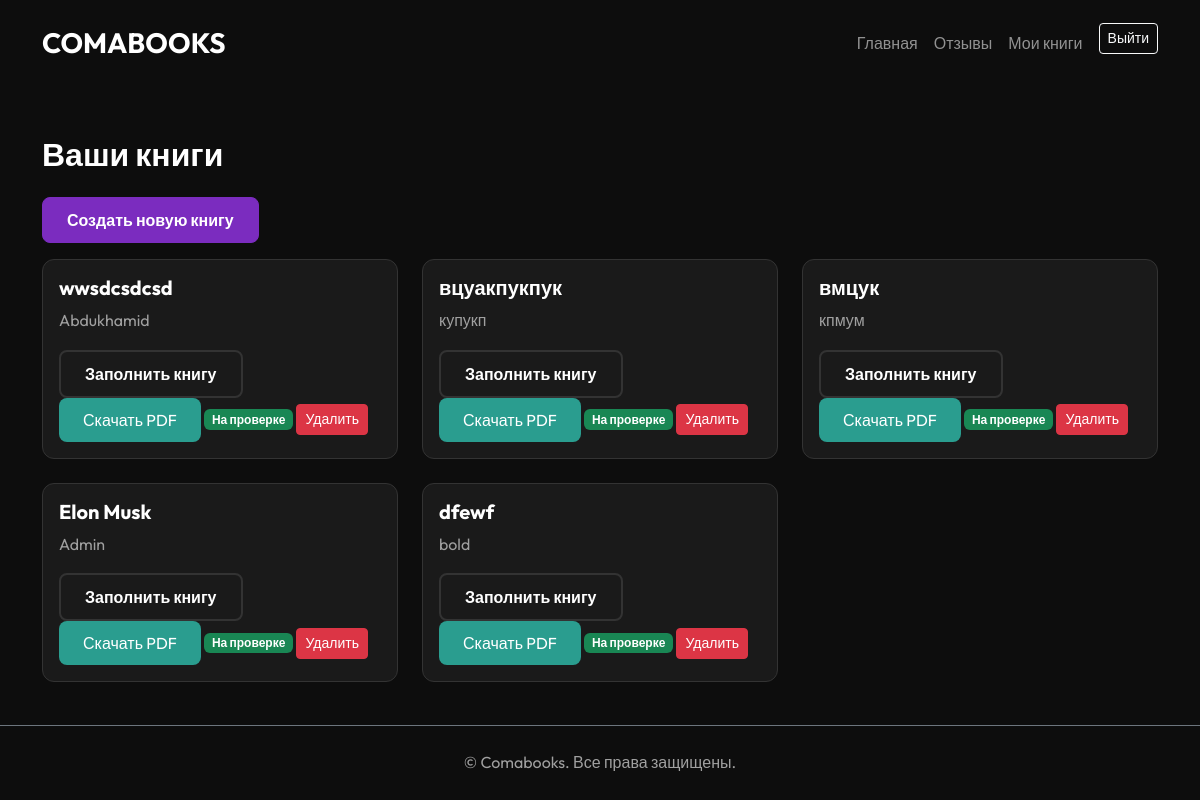
Page /dashboard/ (signed in) on the earlier database version.
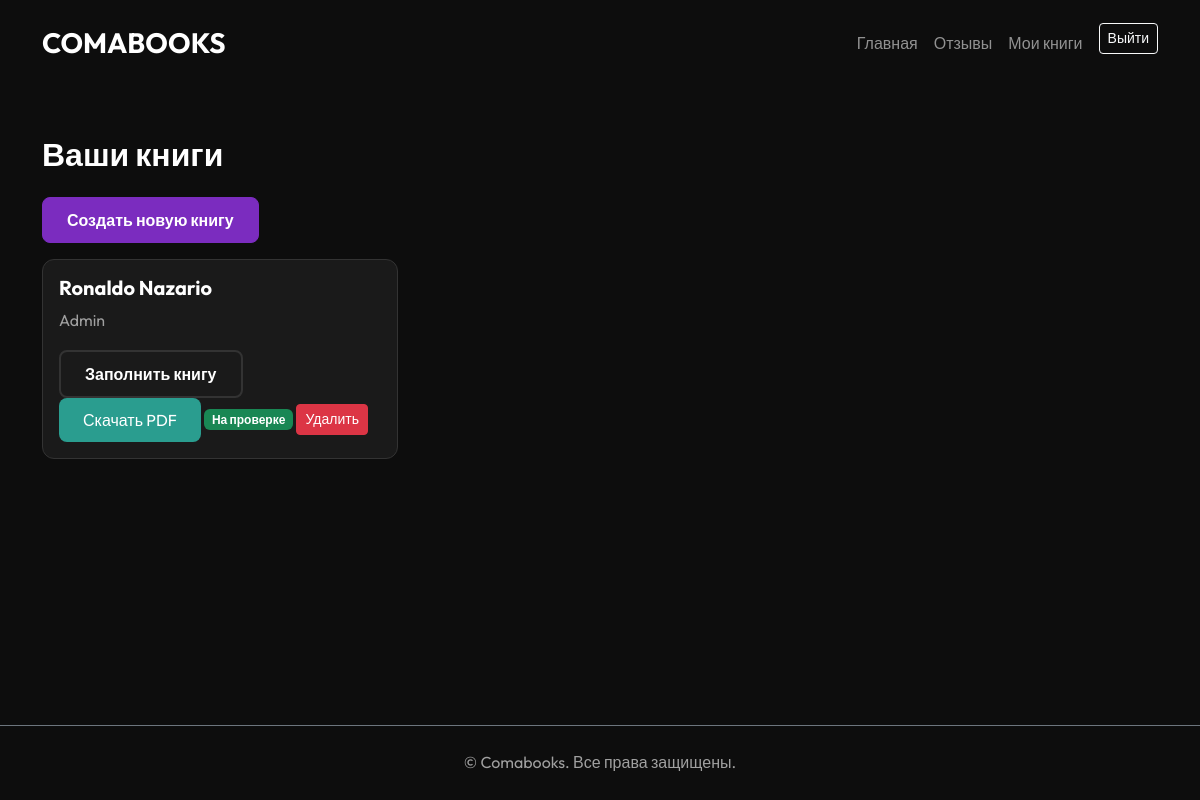
Same page on the later database version.
### config/models.py (models this page shows, shortened)
class Book(models.Model):
    STATUS_CHOICES = [
        ('draft', 'Черновик'),
        ('completed', 'Завершено (Ждет проверки)'),
        ('printed', 'Напечатано'),
    ]
    user = models.ForeignKey(settings.AUTH_USER_MODEL, on_delete=models.CASCADE, related_name="books")
    title = models.CharField(max_length=255, verbose_name="Название книги")
    author = models.CharField(max_length=255, verbose_name="Автор")
    subtitle = models.CharField(max_length=255, blank=True, null=True, verbose_name="Подзаголовок")
    dedication = models.ForeignKey(BookDedication, on_delete=models.SET_NULL, null=True, blank=True, verbose_name="Посвящение")
    status = models.CharField(max_length=20, choices=STATUS_CHOICES, default='draft', verbose_name="Статус")
    created_at = models.DateTimeField(auto_now_add=True)

### config/views.py (the view)
# urls.py: path("dashboard/", views.dashboard, name="dashboard"),
@login_required
def dashboard(request):
    books = Book.objects.filter(user=request.user)
    return render(request, "books/dashboard.html", {"books": books})

### templates/books/dashboard.html (shortened to what this page needs)
{% extends "_base.html" %}
{% block content %}
<div class="container mt-5">
    <h2>Ваши книги</h2>
    <a href="{% url 'create_book' %}" class="btn btn-primary mb-3">Создать новую книгу</a>
    <div class="row">
        {% for book in books %}
        <div class="col-md-4">
            <div class="card mb-4">
                <div class="card-body">
                    <h5 class="card-title">{{ book.title }}</h5>
                    <p class="card-text">{{ book.author }}</p>
                    <a href="{% url 'edit_pages' book.id %}" class="btn btn-secondary">Заполнить книгу</a>
                    <a href="{% url 'generate_pdf' book.id %}" class="btn btn-success">Скачать PDF</a>
                    {% if book.status == 'draft' %}
                    <form action="{% url 'finish_book' book.id %}" method="post" class="d-inline">
                        {% csrf_token %}
                        <button type="submit" class="btn btn-warning">Отправить на проверку</button>
                    </form>
                    {% else %}
                    <span class="badge bg-success">На проверке</span>
                    {% endif %}
                    <form action="{% url 'delete_book' book.id %}" method="post" class="d-inline"
                        onsubmit="return confirm('Вы уверены, что хотите удалить эту книгу?');">
                        <button type="submit" class="btn btn-danger btn-sm">Удалить</button>
                    </form>
                </div>
            </div>
        </div>
        {% empty %}
        <p>У вас пока нет книг.</p>
        {% endfor %}
    </div>
</div>
{% endblock %}

### templates/_base.html (shortened to what this page needs)
{% load static %}
<!DOCTYPE html>
<html lang="ru">
<head>
    <link href="https://cdn.jsdelivr.net/npm/bootstrap@5.3.0/dist/css/bootstrap.min.css" rel="stylesheet">
    <link href="{% static 'css/styles.css' %}" rel="stylesheet">
</head>
<body class="d-flex flex-column min-vh-100">
    <nav class="navbar navbar-expand-lg navbar-dark bg-transparent py-3">
        <div class="container">
            <a class="navbar-brand fw-bold fs-3" href="/">COMABOOKS</a>
            <div class="collapse navbar-collapse" id="navbarContent">
                <ul class="navbar-nav ms-auto mb-2 mb-lg-0">
                    <li class="nav-item"><a class="nav-link" href="/">Главная</a></li>
                    <li class="nav-item"><a class="nav-link" href="#">Отзывы</a></li>
                    {% if user.is_authenticated %}
                    <li class="nav-item"><a class="nav-link" href="{% url 'dashboard' %}">Мои книги</a></li>
                    <li class="nav-item ms-2">
                        <form action="{% url 'logout' %}" method="post" class="d-inline">
                            <button type="submit" class="btn btn-outline-light btn-sm">Выйти</button>
                        </form>
                    </li>
                    {% else %}
                    <li class="nav-item ms-2"><a class="btn btn-primary" href="{% url 'login' %}">Войти</a></li>
                    {% endif %}
                </ul>
            </div>
        </div>
    </nav>
    <div class="flex-grow-1">
        {% block content %}{% endblock %}
    </div>
    <footer class="mt-auto py-4 border-top border-secondary">
        <div class="container text-center text-muted">
            <p class="mb-0">&copy; {{ now|date:"Y" }} Comabooks. Все права защищены.</p>
        </div>
    </footer>
</body>
</html>

### static/css/styles.css (style rules this page uses)
:root { --bg-color: #0d0d0d; --card-bg: #1a1a1a; --text-color: #ffffff; --accent-color: #7b2cbf; --accent-hover: #9d4edd; --secondary-text: #a0a0a0; --border-color: #333333; }
body { background-color: var(--bg-color); color: var(--text-color); font-family: 'Outfit', sans-serif; line-height: 1.6; }
h1, h2, h3, h4, h5, h6 { font-weight: 700; margin-bottom: 1.5rem; }
a { color: var(--accent-color); text-decoration: none; transition: color 0.3s ease; }
.text-muted { color: var(--secondary-text) !important; }
.btn-primary { background-color: var(--accent-color); border-color: var(--accent-color); font-weight: 600; padding: 10px 24px; border-radius: 8px; transition: all 0.3s ease; }
.btn-secondary { background-color: transparent; border: 2px solid var(--border-color); color: var(--text-color); font-weight: 600; padding: 10px 24px; border-radius: 8px; transition: all 0.3s ease; }
.btn-success { background-color: #2a9d8f; border: none; padding: 10px 24px; border-radius: 8px; }
.card { background-color: var(--card-bg); border: 1px solid var(--border-color); border-radius: 12px; transition: transform 0.3s ease, box-shadow 0.3s ease; }
.card-title { color: var(--text-color); }
.card-text { color: var(--secondary-text); }

Differences in the rows shown:
removed Book: title "wwsdcsdcsd", author "Abdukhamid", status "На проверке"
removed Book: title "вцуакпукпук", author "купукп", status "На проверке"
removed Book: title "вмцук", author "кпмум", status "На проверке"
removed Book: title "Elon Musk", author "Admin", status "На проверке"
removed Book: title "dfewf", author "bold", status "На проверке"
added Book: title "Ronaldo Nazario", author "Admin", status "На проверке"
